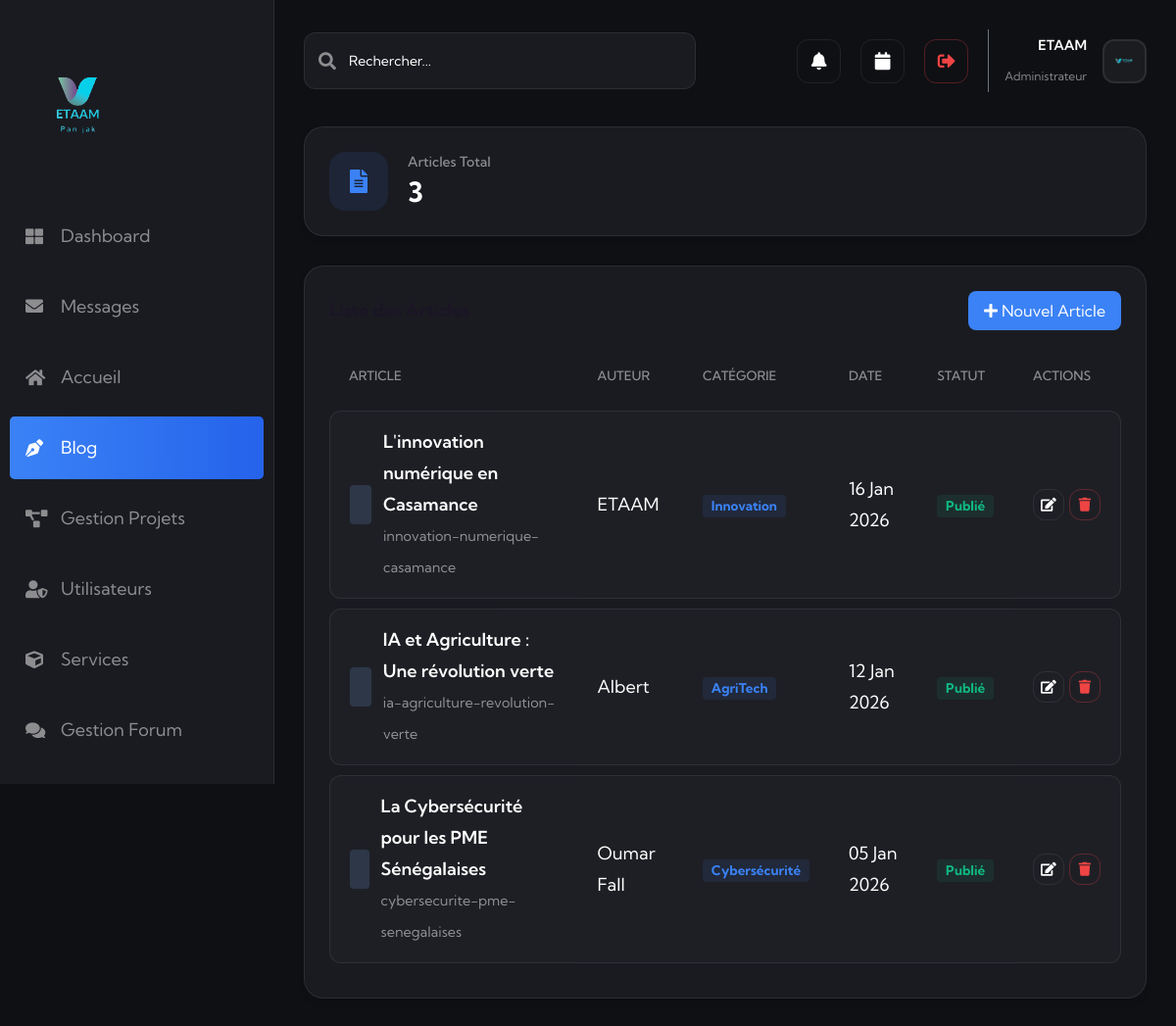
Screenshot of /admin-blog.php (signed in) with the database file from the repository.
### tables this page shows
CREATE TABLE `blog_posts` (
  `id` int NOT NULL AUTO_INCREMENT,
  `slug` varchar(255) NOT NULL,
  `title` varchar(255) NOT NULL,
  `excerpt` text,
  `content` longtext,
  `author` varchar(100) DEFAULT NULL,
  `category` varchar(100) DEFAULT NULL,
  `image` varchar(255) DEFAULT NULL,
  `status` enum('published','draft') DEFAULT 'published',
  `created_at` datetime DEFAULT CURRENT_TIMESTAMP,
  `tags` text,
  PRIMARY KEY (`id`),
  UNIQUE KEY `slug` (`slug`)
);

### admin-blog.php (the view, shortened to what this page needs)
<?php
require_once __DIR__ . '/includes/db_connect.php';
$posts = [];
try {
    $stmt = $pdo->query("SELECT * FROM blog_posts ORDER BY created_at DESC");
    $rows = $stmt->fetchAll(PDO::FETCH_ASSOC);
    foreach($rows as $r) {
        $posts[$r['slug']] = $r;
        $posts[$r['slug']]['date'] = date('d M Y', strtotime($r['created_at']));
    }
} catch (PDOException $e) {
    error_log("DB Error Blog: " . $e->getMessage());
}
?>
<!DOCTYPE html>
<html lang="fr">
<head>
    <link rel="stylesheet" href="assets/vendors/bootstrap/css/bootstrap.min.css" />
    <link rel="stylesheet" href="assets/vendors/fontawesome/css/all.min.css" />
    <link rel="stylesheet" href="assets/css/notech.css" />
    <link rel="stylesheet" href="assets/css/notech-responsive.css" />
    <link rel="stylesheet" href="assets/css/notech-dark.css" />
    <link rel="stylesheet" href="assets/css/admin-nexlink.css" />
</head>
<body>
    <?php
    include 'includes/admin_sidebar.php';
    ?>
    <main class="admin-main">
        <div class="dashboard-container">
            <?php include 'includes/admin_header.php'; ?>
            <div class="stats-grid-nex">
                <div class="nex-card stat-card-nex">
                    <div class="stat-icon purple" style="background: rgba(59, 130, 246, 0.1); color: #3B82F6;">
                        <i class="fas fa-file-alt"></i>
                    </div>
                    <div class="stat-content">
                        <h3>Articles Total</h3>
                        <div class="value"><?php echo count($posts); ?></div>
                    </div>
                </div>
            </div>
            <div class="nex-card">
                <div class="table-header-nex">
                    <h4 class="card-title-nex">Liste des Articles</h4>
                    <div>
                         <button class="btn btn-primary" onclick="openModal()" style="background: var(--brand-primary); border: none; padding: 8px 16px; border-radius: 8px;"><i class="fas fa-plus"></i> Nouvel Article</button>
                    </div>
                </div>
                <div class="table-responsive">
                    <table class="modern-table">
                        <thead>
                            <tr>
                                <th>ARTICLE</th>
                                <th>AUTEUR</th>
                                <th>CATÉGORIE</th>
                                <th>DATE</th>
                                <th>STATUT</th>
                                <th>ACTIONS</th>
                            </tr>
                        </thead>
                        <tbody>
                            <?php if (empty($posts)): ?>
                            <tr>
                                <td colspan="6" class="text-center" style="padding: 30px; color: rgba(255,255,255,0.5);">Aucun article trouvé.</td>
                            </tr>
                            <?php else: ?>
                                <?php foreach ($posts as $slug => $post): ?>
                                <tr>
                                    <td>
                                        <div class="user-cell">
                                            <div class="user-avatar-sm" style="width: 40px; height: 40px; border-radius: 4px; background-image: url('<?php echo htmlspecialchars($post['image']); ?>'); background-size: cover; background-position: center;"></div>
                                            <div>
                                                <div style="font-weight: 600;"><?php echo htmlspecialchars($post['title']); ?></div>
                                                <div style="color: var(--admin-text-muted); font-size: 0.8em;"><?php echo $slug; ?></div>
                                            </div>
                                        </div>
                                    </td>
                                    <td><?php echo htmlspecialchars($post['author']); ?></td>
                                    <td><span class="badge" style="background: rgba(59, 130, 246, 0.1); color: #3B82F6;"><?php echo htmlspecialchars($post['category']); ?></span></td>
                                    <td><?php echo htmlspecialchars($post['date']); ?></td>
                                    <td>
                                        <?php if(($post['status'] ?? 'published') == 'published'): ?>
                                        <span class="badge" style="background: rgba(16, 185, 129, 0.1); color: #10B981;">Publié</span>
                                        <?php else: ?>
                                        <span class="badge" style="background: rgba(245, 158, 11, 0.1); color: #F59E0B;">Brouillon</span>
                                        <?php endif; ?>
                                    </td>
                                    <td>
                                        <div style="display: flex; gap: 5px;">
                                            <button class="icon-btn" style="width: 32px; height: 32px; font-size: 14px;" onclick="editPost('<?php echo $slug; ?>')" title="Modifier"><i class="fas fa-edit"></i></button>
                                            <button class="icon-btn delete" style="width: 32px; height: 32px; font-size: 14px; color: #EF4444; border-color: rgba(239,68,68,0.3);" onclick="deletePost('<?php echo $slug; ?>', this)" title="Supprimer"><i class="fas fa-trash"></i></button>
                                        </div>
                                    </td>
                                </tr>
                                <?php endforeach; ?>
                            <?php endif; ?>
                        </tbody>
                    </table>
                </div>
            </div>
        </div>
    </main>
    <link href="https://cdn.jsdelivr.net/npm/summernote@0.8.18/dist/summernote-lite.min.css" rel="stylesheet">
</body>
</html>

### assets/css/notech-dark.css (style rules this page uses)
:root { --notech-bdr-color: rgba(255, 255, 255, 0.1); --notech-gray: #aea8b9; --notech-extra: #1b1525; }
body, .boxed-wrapper .page-wrapper, .sidebar__comments-icon, .sidebar__post-list li:hover, .sidebar__tags-list a, .sidebar__category-list li.active a, .sidebar__category-list li:hover a { background-color: #100d17; }

### assets/css/admin-nexlink.css (style rules this page uses)
:root { --admin-sidebar-width: 280px; --admin-header-height: 80px; --admin-bg: #0f1014; --admin-card-bg: #1a1b21; --admin-border-color: rgba(255, 255, 255, 0.08); --admin-text-main: #ffffff; --admin-text-muted: rgba(255, 255, 255, 0.5); --brand-primary: #3B82F6; --brand-success: #10B981; --brand-warning: #F59E0B; --brand-danger: #EF4444; --brand-purple: #8B5CF6; }
body { background-color: var(--admin-bg); color: var(--admin-text-main); font-family: 'Kumbh Sans', sans-serif; }
.dashboard-container { padding: 30px; max-width: 1600px; margin: 0 auto; }
.nex-card { background: var(--admin-card-bg); border-radius: 20px; padding: 25px; border: 1px solid var(--admin-border-color); box-shadow: 0 4px 6px rgba(0, 0, 0, 0.1); height: 100%; }
.icon-btn { width: 45px; height: 45px; border-radius: 12px; border: 1px solid var(--admin-border-color); background: transparent; display: flex; align-items: center; justify-content: center; color: var(--admin-text-main); transition: all 0.3s; cursor: pointer; }
.stats-grid-nex { display: grid; grid-template-columns: repeat(auto-fit, minmax(240px, 1fr)); gap: 25px; margin-bottom: 30px; }
.stat-card-nex { display: flex; align-items: center; gap: 20px; }
.stat-icon { width: 60px; height: 60px; border-radius: 16px; display: flex; align-items: center; justify-content: center; font-size: 24px; flex-shrink: 0; }
.stat-icon.purple { background: rgba(139, 92, 246, 0.1); color: var(--brand-purple); }
.stat-content h3 { font-size: 14px; color: var(--admin-text-muted); font-weight: 500; margin: 0 0 5px 0; }
.stat-content .value { font-size: 28px; font-weight: 700; margin: 0; line-height: 1.2; }
.card-title-nex { font-size: 18px; font-weight: 700; margin: 0; }
.table-header-nex { display: flex; justify-content: space-between; align-items: center; margin-bottom: 20px; }
.modern-table { width: 100%; border-collapse: separate; border-spacing: 0 10px; }
.modern-table thead th { color: var(--admin-text-muted); font-weight: 500; font-size: 13px; padding: 0 20px 10px; text-align: left; }
.modern-table tbody tr { background: transparent; transition: transform 0.2s; }
.modern-table td { background: rgba(255, 255, 255, 0.02); padding: 15px 20px; border-top: 1px solid var(--admin-border-color); border-bottom: 1px solid var(--admin-border-color); }
.modern-table td:first-child { border-left: 1px solid var(--admin-border-color); border-top-left-radius: 12px; border-bottom-left-radius: 12px; }
.modern-table td:last-child { border-right: 1px solid var(--admin-border-color); border-top-right-radius: 12px; border-bottom-right-radius: 12px; }
.user-cell { display: flex; align-items: center; gap: 12px; }
.user-avatar-sm { width: 32px; height: 32px; border-radius: 50%; background: #2d3748; background-size: cover; }

### admin-blog.php (style rules this page uses)
.admin-main { margin-left: var(--admin-sidebar-width); min-height: 100vh; background: var(--admin-bg); }

### rows the page displays
blog_posts: title "L'innovation numérique en Casamance", slug "innovation-numerique-casamance", author "ETAAM", category "Innovation", date "16 Jan 2026", status "Publié"
blog_posts: title "IA et Agriculture : Une révolution verte", slug "ia-agriculture-revolution-verte", author "Albert", category "AgriTech", date "12 Jan 2026", status "Publié"
blog_posts: title "La Cybersécurité pour les PME Sénégalaises", slug "cybersecurite-pme-senegalaises", author "Oumar Fall", category "Cybersécurité", date "05 Jan 2026", status "Publié"

### other values shown
count($posts) "3"
